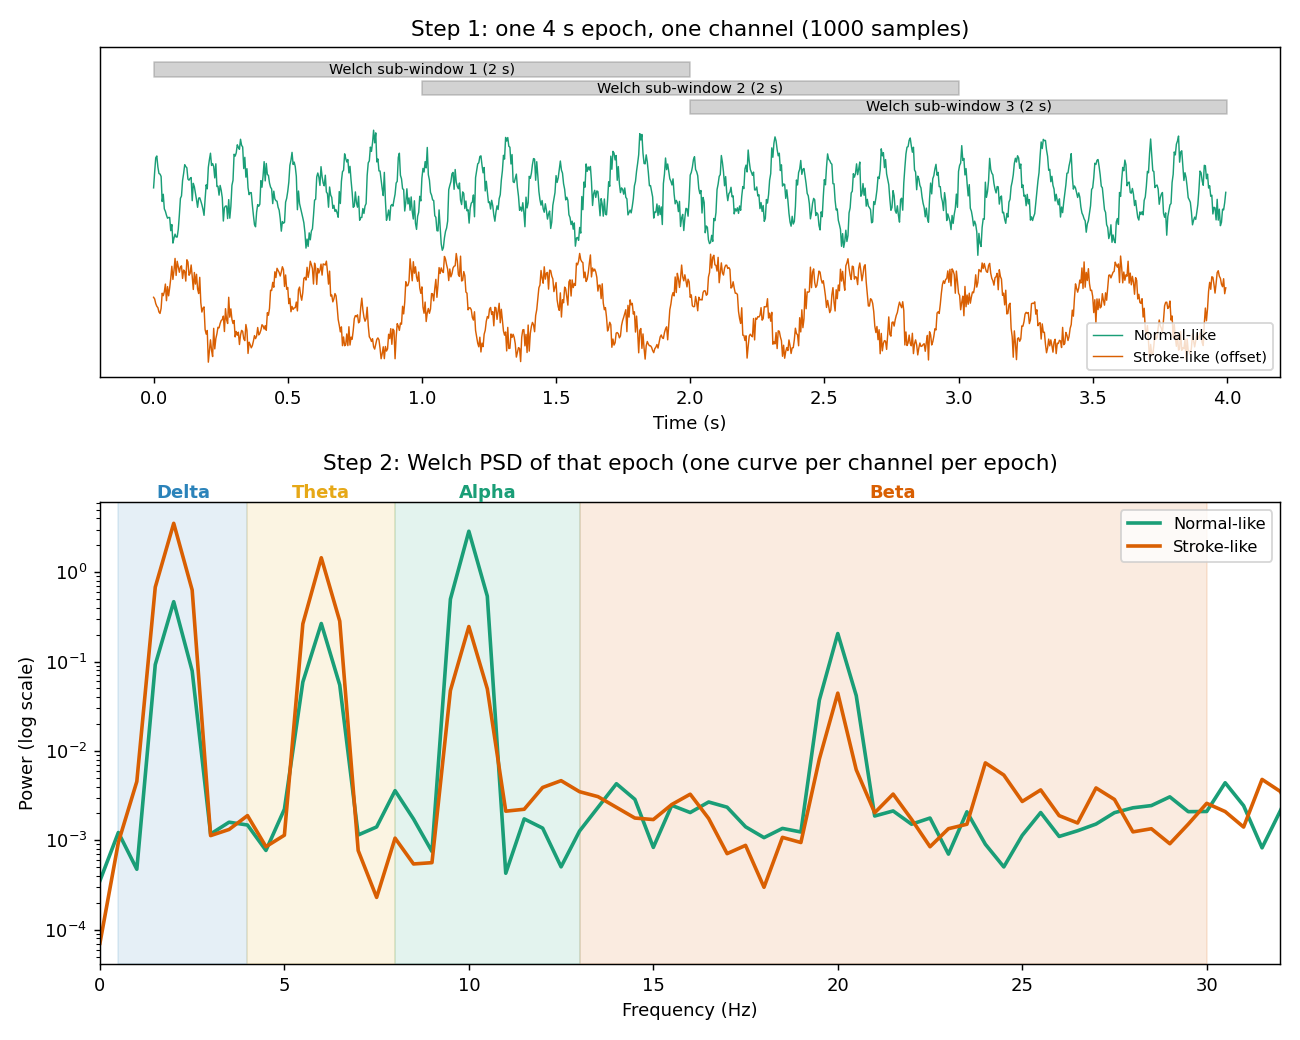

Source code (Python):
"""Synthetic PSD demo: one 4 s epoch of one channel -> Welch PSD.

Matches Tamim's settings: fs = 250 Hz, Hamming window, nperseg = 500 (2 s), 50% overlap.
Run: python3 psd_demo.py  -> writes psd_demo.png
"""
import numpy as np
import matplotlib.pyplot as plt

FS = 250
EPOCH_S = 4
NPERSEG = 500
STEP = NPERSEG // 2  # 50% overlap
BANDS = {"Delta": (0.5, 4), "Theta": (4, 8), "Alpha": (8, 13), "Beta": (13, 30)}
BAND_COLOURS = ["#2b83ba", "#e6a817", "#1a9e77", "#d95f02"]

rng = np.random.default_rng(0)
t = np.arange(EPOCH_S * FS) / FS


def make_epoch(amps):
    """Sum of sines (delta 2 Hz, theta 6 Hz, alpha 10 Hz, beta 20 Hz) plus noise."""
    freqs = [2, 6, 10, 20]
    sig = sum(a * np.sin(2 * np.pi * f * t + rng.uniform(0, 2 * np.pi)) for a, f in zip(amps, freqs))
    return sig + 0.5 * rng.standard_normal(t.size)


def welch(x):
    """Welch PSD: split into overlapping Hamming-tapered sub-windows, FFT each, average."""
    win = np.hamming(NPERSEG)
    scale = 1.0 / (FS * (win ** 2).sum())
    starts = range(0, x.size - NPERSEG + 1, STEP)
    spectra = []
    for s in starts:
        seg = x[s:s + NPERSEG]
        seg = (seg - seg.mean()) * win
        p = np.abs(np.fft.rfft(seg)) ** 2 * scale
        p[1:-1] *= 2  # one-sided
        spectra.append(p)
    return np.fft.rfftfreq(NPERSEG, 1 / FS), np.mean(spectra, axis=0), list(starts)


normal = make_epoch([0.8, 0.6, 2.0, 0.5])   # strong alpha
stroke = make_epoch([2.2, 1.4, 0.6, 0.25])  # slowing: delta/theta up, alpha/beta down

f, p_norm, starts = welch(normal)
_, p_stroke, _ = welch(stroke)

fig, (ax1, ax2) = plt.subplots(2, 1, figsize=(10, 8), gridspec_kw={"height_ratios": [1, 1.4]})

# Top: the epoch in time, with the Welch sub-windows marked
ax1.plot(t, normal, color="#1a9e77", lw=0.8, label="Normal-like")
ax1.plot(t, stroke - 8, color="#d95f02", lw=0.8, label="Stroke-like (offset)")
for i, s in enumerate(starts):
    y = 8.5 - 1.3 * i
    ax1.fill_between([s / FS, (s + NPERSEG) / FS], y - 0.5, y + 0.5, color="grey", alpha=0.35)
    ax1.text((s + NPERSEG / 2) / FS, y, f"Welch sub-window {i + 1} (2 s)", ha="center",
             va="center", fontsize=8)
ax1.set_title(f"Step 1: one {EPOCH_S} s epoch, one channel ({EPOCH_S * FS} samples)")
ax1.set_xlabel("Time (s)")
ax1.set_yticks([])
ax1.legend(loc="lower right", fontsize=8)

# Bottom: the resulting PSD
for (name, (lo, hi)), c in zip(BANDS.items(), BAND_COLOURS):
    ax2.axvspan(lo, hi, color=c, alpha=0.12)
    ax2.text((lo + hi) / 2, ax2.get_ylim()[1], name, ha="center", va="bottom", color=c,
             fontweight="bold", transform=ax2.get_xaxis_transform())
ax2.semilogy(f, p_norm, color="#1a9e77", lw=2, label="Normal-like")
ax2.semilogy(f, p_stroke, color="#d95f02", lw=2, label="Stroke-like")
ax2.set_xlim(0, 32)
ax2.set_xlabel("Frequency (Hz)")
ax2.set_ylabel("Power (log scale)")
ax2.set_title("Step 2: Welch PSD of that epoch (one curve per channel per epoch)", pad=18)
ax2.legend(fontsize=9)

fig.tight_layout()
fig.savefig("psd_demo.png", dpi=130)

# Band powers for the table in visualizations.md
for name, p in [("Normal-like", p_norm), ("Stroke-like", p_stroke)]:
    bp = {b: p[(f >= lo) & (f < hi)].sum() for b, (lo, hi) in BANDS.items()}
    print(name, {k: round(v, 3) for k, v in bp.items()},
          "delta/alpha =", round(bp["Delta"] / bp["Alpha"], 2))
